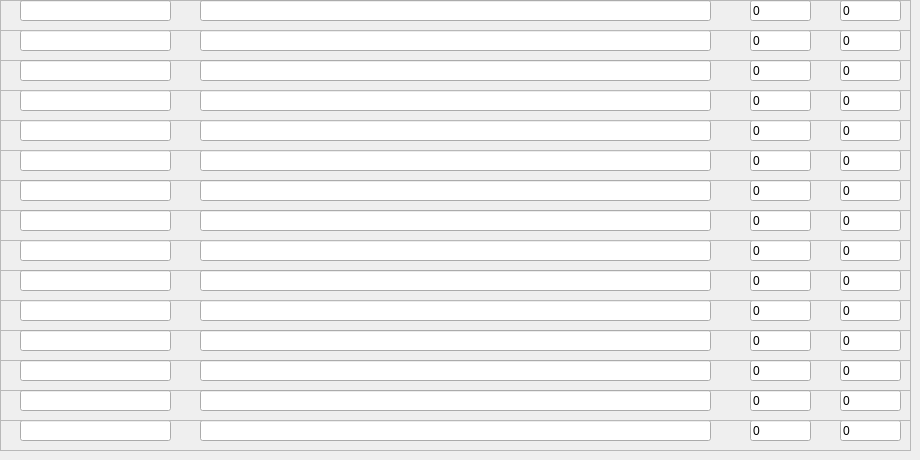
    <widget class="QWidget" name="tab_13">
     <attribute name="title">
      <string>13</string>
     </attribute>
     <widget class="QFrame" name="frame_186">
      <property name="geometry">
       <rect>
        <x>0</x>
        <y>300</y>
        <width>911</width>
        <height>31</height>
       </rect>
      </property>
      <property name="frameShape">
       <enum>QFrame::StyledPanel</enum>
      </property>
      <property name="frameShadow">
       <enum>QFrame::Raised</enum>
      </property>
      <widget class="QLineEdit" name="item_name_186">
       <property name="geometry">
        <rect>
         <x>20</x>
         <y>0</y>
         <width>151</width>
         <height>21</height>
        </rect>
       </property>
       <property name="text">
        <string/>
       </property>
      </widget>
      <widget class="QLineEdit" name="item_reg_186">
       <property name="geometry">
        <rect>
         <x>200</x>
         <y>0</y>
         <width>511</width>
         <height>21</height>
        </rect>
       </property>
       <property name="text">
        <string/>
       </property>
      </widget>
      <widget class="QLineEdit" name="item_index_186">
       <property name="geometry">
        <rect>
         <x>750</x>
         <y>0</y>
         <width>61</width>
         <height>21</height>
        </rect>
       </property>
       <property name="text">
        <string>0</string>
       </property>
      </widget>
      <widget class="QLineEdit" name="item_skip_186">
       <property name="geometry">
        <rect>
         <x>840</x>
         <y>0</y>
         <width>61</width>
         <height>21</height>
        </rect>
       </property>
       <property name="text">
        <string>0</string>
       </property>
      </widget>
     </widget>
     <widget class="QFrame" name="frame_187">
      <property name="geometry">
       <rect>
        <x>0</x>
        <y>330</y>
        <width>911</width>
        <height>31</height>
       </rect>
      </property>
      <property name="frameShape">
       <enum>QFrame::StyledPanel</enum>
      </property>
      <property name="frameShadow">
       <enum>QFrame::Raised</enum>
      </property>
      <widget class="QLineEdit" name="item_name_187">
       <property name="geometry">
        <rect>
         <x>20</x>
         <y>0</y>
         <width>151</width>
         <height>21</height>
        </rect>
       </property>
       <property name="text">
        <string/>
       </property>
      </widget>
      <widget class="QLineEdit" name="item_reg_187">
       <property name="geometry">
        <rect>
         <x>200</x>
         <y>0</y>
         <width>511</width>
         <height>21</height>
        </rect>
       </property>
       <property name="text">
        <string/>
       </property>
      </widget>
      <widget class="QLineEdit" name="item_index_187">
       <property name="geometry">
        <rect>
         <x>750</x>
         <y>0</y>
         <width>61</width>
         <height>21</height>
        </rect>
       </property>
       <property name="text">
        <string>0</string>
       </property>
      </widget>
      <widget class="QLineEdit" name="item_skip_187">
       <property name="geometry">
        <rect>
         <x>840</x>
         <y>0</y>
         <width>61</width>
         <height>21</height>
        </rect>
       </property>
       <property name="text">
        <string>0</string>
       </property>
      </widget>
     </widget>
     <widget class="QFrame" name="frame_188">
      <property name="geometry">
       <rect>
        <x>0</x>
        <y>360</y>
        <width>911</width>
        <height>31</height>
       </rect>
      </property>
      <property name="frameShape">
       <enum>QFrame::StyledPanel</enum>
      </property>
      <property name="frameShadow">
       <enum>QFrame::Raised</enum>
      </property>
      <widget class="QLineEdit" name="item_name_188">
       <property name="geometry">
        <rect>
         <x>20</x>
         <y>0</y>
         <width>151</width>
         <height>21</height>
        </rect>
       </property>
       <property name="text">
        <string/>
       </property>
      </widget>
      <widget class="QLineEdit" name="item_reg_188">
       <property name="geometry">
        <rect>
         <x>200</x>
         <y>0</y>
         <width>511</width>
         <height>21</height>
        </rect>
       </property>
       <property name="text">
        <string/>
       </property>
      </widget>
      <widget class="QLineEdit" name="item_index_188">
       <property name="geometry">
        <rect>
         <x>750</x>
         <y>0</y>
         <width>61</width>
         <height>21</height>
        </rect>
       </property>
       <property name="text">
        <string>0</string>
       </property>
      </widget>
      <widget class="QLineEdit" name="item_skip_188">
       <property name="geometry">
        <rect>
         <x>840</x>
         <y>0</y>
         <width>61</width>
         <height>21</height>
        </rect>
       </property>
       <property name="text">
        <string>0</string>
       </property>
      </widget>
     </widget>
     <widget class="QFrame" name="frame_189">
      <property name="geometry">
       <rect>
        <x>0</x>
        <y>150</y>
        <width>911</width>
        <height>31</height>
       </rect>
      </property>
      <property name="frameShape">
       <enum>QFrame::StyledPanel</enum>
      </property>
      <property name="frameShadow">
       <enum>QFrame::Raised</enum>
      </property>
      <widget class="QLineEdit" name="item_name_189">
       <property name="geometry">
        <rect>
         <x>20</x>
         <y>0</y>
         <width>151</width>
         <height>21</height>
        </rect>
       </property>
       <property name="text">
        <string/>
       </property>
      </widget>
      <widget class="QLineEdit" name="item_reg_189">
       <property name="geometry">
        <rect>
         <x>200</x>
         <y>0</y>
         <width>511</width>
         <height>21</height>
        </rect>
       </property>
       <property name="text">
        <string/>
       </property>
      </widget>
      <widget class="QLineEdit" name="item_index_189">
       <property name="geometry">
        <rect>
         <x>750</x>
         <y>0</y>
         <width>61</width>
         <height>21</height>
        </rect>
       </property>
       <property name="text">
        <string>0</string>
       </property>
      </widget>
      <widget class="QLineEdit" name="item_skip_189">
       <property name="geometry">
        <rect>
         <x>840</x>
         <y>0</y>
         <width>61</width>
         <height>21</height>
        </rect>
       </property>
       <property name="text">
        <string>0</string>
       </property>
      </widget>
     </widget>
     <widget class="QFrame" name="frame_190">
      <property name="geometry">
       <rect>
        <x>0</x>
        <y>30</y>
        <width>911</width>
        <height>31</height>
       </rect>
      </property>
      <property name="frameShape">
       <enum>QFrame::StyledPanel</enum>
      </property>
      <property name="frameShadow">
       <enum>QFrame::Raised</enum>
      </property>
      <widget class="QLineEdit" name="item_name_190">
       <property name="geometry">
        <rect>
         <x>20</x>
         <y>0</y>
         <width>151</width>
         <height>21</height>
        </rect>
       </property>
       <property name="text">
        <string/>
       </property>
      </widget>
      <widget class="QLineEdit" name="item_reg_190">
       <property name="geometry">
        <rect>
         <x>200</x>
         <y>0</y>
         <width>511</width>
         <height>21</height>
        </rect>
       </property>
       <property name="text">
        <string/>
       </property>
      </widget>
      <widget class="QLineEdit" name="item_index_190">
       <property name="geometry">
        <rect>
         <x>750</x>
         <y>0</y>
         <width>61</width>
         <height>21</height>
        </rect>
       </property>
       <property name="text">
        <string>0</string>
       </property>
      </widget>
      <widget class="QLineEdit" name="item_skip_190">
       <property name="geometry">
        <rect>
         <x>840</x>
         <y>0</y>
         <width>61</width>
         <height>21</height>
        </rect>
       </property>
       <property name="text">
        <string>0</string>
       </property>
      </widget>
     </widget>
     <widget class="QFrame" name="frame_191">
      <property name="geometry">
       <rect>
        <x>0</x>
        <y>0</y>
        <width>911</width>
        <height>31</height>
       </rect>
      </property>
      <property name="frameShape">
       <enum>QFrame::StyledPanel</enum>
      </property>
      <property name="frameShadow">
       <enum>QFrame::Raised</enum>
      </property>
      <widget class="QLineEdit" name="item_name_191">
       <property name="geometry">
        <rect>
         <x>20</x>
         <y>0</y>
         <width>151</width>
         <height>21</height>
        </rect>
       </property>
       <property name="text">
        <string/>
       </property>
      </widget>
      <widget class="QLineEdit" name="item_reg_191">
       <property name="geometry">
        <rect>
         <x>200</x>
         <y>0</y>
         <width>511</width>
         <height>21</height>
        </rect>
       </property>
       <property name="text">
        <string/>
       </property>
      </widget>
      <widget class="QLineEdit" name="item_index_191">
       <property name="geometry">
        <rect>
         <x>750</x>
         <y>0</y>
         <width>61</width>
         <height>21</height>
        </rect>
       </property>
       <property name="text">
        <string>0</string>
       </property>
      </widget>
      <widget class="QLineEdit" name="item_skip_191">
       <property name="geometry">
        <rect>
         <x>840</x>
         <y>0</y>
         <width>61</width>
         <height>21</height>
        </rect>
       </property>
       <property name="text">
        <string>0</string>
       </property>
      </widget>
     </widget>
     <widget class="QFrame" name="frame_192">
      <property name="geometry">
       <rect>
        <x>0</x>
        <y>120</y>
        <width>911</width>
        <height>31</height>
       </rect>
      </property>
      <property name="frameShape">
       <enum>QFrame::StyledPanel</enum>
      </property>
      <property name="frameShadow">
       <enum>QFrame::Raised</enum>
      </property>
      <widget class="QLineEdit" name="item_name_192">
       <property name="geometry">
        <rect>
         <x>20</x>
         <y>0</y>
         <width>151</width>
         <height>21</height>
        </rect>
       </property>
       <property name="text">
        <string/>
       </property>
      </widget>
      <widget class="QLineEdit" name="item_reg_192">
       <property name="geometry">
        <rect>
         <x>200</x>
         <y>0</y>
         <width>511</width>
         <height>21</height>
        </rect>
       </property>
       <property name="text">
        <string/>
       </property>
      </widget>
      <widget class="QLineEdit" name="item_index_192">
       <property name="geometry">
        <rect>
         <x>750</x>
         <y>0</y>
         <width>61</width>
         <height>21</height>
        </rect>
       </property>
       <property name="text">
        <string>0</string>
       </property>
      </widget>
      <widget class="QLineEdit" name="item_skip_192">
       <property name="geometry">
        <rect>
         <x>840</x>
         <y>0</y>
         <width>61</width>
         <height>21</height>
        </rect>
       </property>
       <property name="text">
        <string>0</string>
       </property>
      </widget>
     </widget>
     <widget class="QFrame" name="frame_193">
      <property name="geometry">
       <rect>
        <x>0</x>
        <y>180</y>
        <width>911</width>
        <height>31</height>
       </rect>
      </property>
      <property name="frameShape">
       <enum>QFrame::StyledPanel</enum>
      </property>
      <property name="frameShadow">
       <enum>QFrame::Raised</enum>
      </property>
      <widget class="QLineEdit" name="item_name_193">
       <property name="geometry">
        <rect>
         <x>20</x>
         <y>0</y>
         <width>151</width>
         <height>21</height>
        </rect>
       </property>
       <property name="text">
        <string/>
       </property>
      </widget>
      <widget class="QLineEdit" name="item_reg_193">
       <property name="geometry">
        <rect>
         <x>200</x>
         <y>0</y>
         <width>511</width>
         <height>21</height>
        </rect>
       </property>
       <property name="text">
        <string/>
       </property>
      </widget>
      <widget class="QLineEdit" name="item_index_193">
       <property name="geometry">
        <rect>
         <x>750</x>
         <y>0</y>
         <width>61</width>
         <height>21</height>
        </rect>
       </property>
       <property name="text">
        <string>0</string>
       </property>
      </widget>
      <widget class="QLineEdit" name="item_skip_193">
       <property name="geometry">
        <rect>
         <x>840</x>
         <y>0</y>
         <width>61</width>
         <height>21</height>
        </rect>
       </property>
       <property name="text">
        <string>0</string>
       </property>
      </widget>
     </widget>
     <widget class="QFrame" name="frame_194">
      <property name="geometry">
       <rect>
        <x>0</x>
        <y>240</y>
        <width>911</width>
        <height>31</height>
       </rect>
      </property>
      <property name="frameShape">
       <enum>QFrame::StyledPanel</enum>
      </property>
      <property name="frameShadow">
       <enum>QFrame::Raised</enum>
      </property>
      <widget class="QLineEdit" name="item_name_194">
       <property name="geometry">
        <rect>
         <x>20</x>
         <y>0</y>
         <width>151</width>
         <height>21</height>
        </rect>
       </property>
       <property name="text">
        <string/>
       </property>
      </widget>
      <widget class="QLineEdit" name="item_reg_194">
       <property name="geometry">
        <rect>
         <x>200</x>
         <y>0</y>
         <width>511</width>
         <height>21</height>
        </rect>
       </property>
       <property name="text">
        <string/>
       </property>
      </widget>
      <widget class="QLineEdit" name="item_index_194">
       <property name="geometry">
        <rect>
         <x>750</x>
         <y>0</y>
         <width>61</width>
         <height>21</height>
        </rect>
       </property>
       <property name="text">
        <string>0</string>
       </property>
      </widget>
      <widget class="QLineEdit" name="item_skip_194">
       <property name="geometry">
        <rect>
         <x>840</x>
         <y>0</y>
         <width>61</width>
         <height>21</height>
        </rect>
       </property>
       <property name="text">
        <string>0</string>
       </property>
      </widget>
     </widget>
     <widget class="QFrame" name="frame_195">
      <property name="geometry">
       <rect>
        <x>0</x>
        <y>420</y>
        <width>911</width>
        <height>31</height>
       </rect>
      </property>
      <property name="frameShape">
       <enum>QFrame::StyledPanel</enum>
      </property>
      <property name="frameShadow">
       <enum>QFrame::Raised</enum>
      </property>
      <widget class="QLineEdit" name="item_name_195">
       <property name="geometry">
        <rect>
         <x>20</x>
         <y>0</y>
         <width>151</width>
         <height>21</height>
        </rect>
       </property>
       <property name="text">
        <string/>
       </property>
      </widget>
      <widget class="QLineEdit" name="item_reg_195">
       <property name="geometry">
        <rect>
         <x>200</x>
         <y>0</y>
         <width>511</width>
         <height>21</height>
        </rect>
       </property>
       <property name="text">
        <string/>
       </property>
      </widget>
      <widget class="QLineEdit" name="item_index_195">
       <property name="geometry">
        <rect>
         <x>750</x>
         <y>0</y>
         <width>61</width>
         <height>21</height>
        </rect>
       </property>
       <property name="text">
        <string>0</string>
       </property>
      </widget>
      <widget class="QLineEdit" name="item_skip_195">
       <property name="geometry">
        <rect>
         <x>840</x>
         <y>0</y>
         <width>61</width>
         <height>21</height>
        </rect>
       </property>
       <property name="text">
        <string>0</string>
       </property>
      </widget>
     </widget>
     <widget class="QFrame" name="frame_196">
      <property name="geometry">
       <rect>
        <x>0</x>
        <y>90</y>
        <width>911</width>
        <height>31</height>
       </rect>
      </property>
      <property name="frameShape">
       <enum>QFrame::StyledPanel</enum>
      </property>
      <property name="frameShadow">
       <enum>QFrame::Raised</enum>
      </property>
      <widget class="QLineEdit" name="item_name_196">
       <property name="geometry">
        <rect>
         <x>20</x>
         <y>0</y>
         <width>151</width>
         <height>21</height>
        </rect>
       </property>
       <property name="text">
        <string/>
       </property>
      </widget>
      <widget class="QLineEdit" name="item_reg_196">
       <property name="geometry">
        <rect>
         <x>200</x>
         <y>0</y>
         <width>511</width>
         <height>21</height>
        </rect>
       </property>
       <property name="text">
        <string/>
       </property>
      </widget>
      <widget class="QLineEdit" name="item_index_196">
       <property name="geometry">
        <rect>
         <x>750</x>
         <y>0</y>
         <width>61</width>
         <height>21</height>
        </rect>
       </property>
       <property name="text">
        <string>0</string>
       </property>
      </widget>
      <widget class="QLineEdit" name="item_skip_196">
       <property name="geometry">
        <rect>
         <x>840</x>
         <y>0</y>
         <width>61</width>
         <height>21</height>
        </rect>
       </property>
       <property name="text">
        <string>0</string>
       </property>
      </widget>
     </widget>
     <widget class="QFrame" name="frame_197">
      <property name="geometry">
       <rect>
        <x>0</x>
        <y>210</y>
        <width>911</width>
        <height>31</height>
       </rect>
      </property>
      <property name="frameShape">
       <enum>QFrame::StyledPanel</enum>
      </property>
      <property name="frameShadow">
       <enum>QFrame::Raised</enum>
      </property>
      <widget class="QLineEdit" name="item_name_197">
       <property name="geometry">
        <rect>
         <x>20</x>
         <y>0</y>
         <width>151</width>
         <height>21</height>
        </rect>
       </property>
       <property name="text">
        <string/>
       </property>
      </widget>
      <widget class="QLineEdit" name="item_reg_197">
       <property name="geometry">
        <rect>
         <x>200</x>
         <y>0</y>
         <width>511</width>
         <height>21</height>
        </rect>
       </property>
       <property name="text">
        <string/>
       </property>
      </widget>
      <widget class="QLineEdit" name="item_index_197">
       <property name="geometry">
        <rect>
         <x>750</x>
         <y>0</y>
         <width>61</width>
         <height>21</height>
        </rect>
       </property>
       <property name="text">
        <string>0</string>
       </property>
      </widget>
      <widget class="QLineEdit" name="item_skip_197">
       <property name="geometry">
        <rect>
         <x>840</x>
         <y>0</y>
         <width>61</width>
         <height>21</height>
        </rect>
       </property>
       <property name="text">
        <string>0</string>
       </property>
      </widget>
     </widget>
     <widget class="QFrame" name="frame_198">
      <property name="geometry">
       <rect>
        <x>0</x>
        <y>60</y>
        <width>911</width>
        <height>31</height>
       </rect>
      </property>
      <property name="frameShape">
       <enum>QFrame::StyledPanel</enum>
      </property>
      <property name="frameShadow">
       <enum>QFrame::Raised</enum>
      </property>
      <widget class="QLineEdit" name="item_name_198">
       <property name="geometry">
        <rect>
         <x>20</x>
         <y>0</y>
         <width>151</width>
         <height>21</height>
        </rect>
       </property>
       <property name="text">
        <string/>
       </property>
      </widget>
      <widget class="QLineEdit" name="item_reg_198">
       <property name="geometry">
        <rect>
         <x>200</x>
         <y>0</y>
         <width>511</width>
         <height>21</height>
        </rect>
       </property>
       <property name="text">
        <string/>
       </property>
      </widget>
      <widget class="QLineEdit" name="item_index_198">
       <property name="geometry">
        <rect>
         <x>750</x>
         <y>0</y>
         <width>61</width>
         <height>21</height>
        </rect>
       </property>
       <property name="text">
        <string>0</string>
       </property>
      </widget>
      <widget class="QLineEdit" name="item_skip_198">
       <property name="geometry">
        <rect>
         <x>840</x>
         <y>0</y>
         <width>61</width>
         <height>21</height>
        </rect>
       </property>
       <property name="text">
        <string>0</string>
       </property>
      </widget>
     </widget>
     <widget class="QFrame" name="frame_199">
      <property name="geometry">
       <rect>
        <x>0</x>
        <y>270</y>
        <width>911</width>
        <height>31</height>
       </rect>
      </property>
      <property name="frameShape">
       <enum>QFrame::StyledPanel</enum>
      </property>
      <property name="frameShadow">
       <enum>QFrame::Raised</enum>
      </property>
      <widget class="QLineEdit" name="item_name_199">
       <property name="geometry">
        <rect>
         <x>20</x>
         <y>0</y>
         <width>151</width>
         <height>21</height>
        </rect>
       </property>
       <property name="text">
        <string/>
       </property>
      </widget>
      <widget class="QLineEdit" name="item_reg_199">
       <property name="geometry">
        <rect>
         <x>200</x>
         <y>0</y>
         <width>511</width>
         <height>21</height>
        </rect>
       </property>
       <property name="text">
        <string/>
       </property>
      </widget>
      <widget class="QLineEdit" name="item_index_199">
       <property name="geometry">
        <rect>
         <x>750</x>
         <y>0</y>
         <width>61</width>
         <height>21</height>
        </rect>
       </property>
       <property name="text">
        <string>0</string>
       </property>
      </widget>
      <widget class="QLineEdit" name="item_skip_199">
       <property name="geometry">
        <rect>
         <x>840</x>
         <y>0</y>
         <width>61</width>
         <height>21</height>
        </rect>
       </property>
       <property name="text">
        <string>0</string>
       </property>
      </widget>
     </widget>
     <widget class="QFrame" name="frame_200">
      <property name="geometry">
       <rect>
        <x>0</x>
        <y>390</y>
        <width>911</width>
        <height>31</height>
       </rect>
      </property>
      <property name="frameShape">
       <enum>QFrame::StyledPanel</enum>
      </property>
      <property name="frameShadow">
       <enum>QFrame::Raised</enum>
      </property>
      <widget class="QLineEdit" name="item_name_200">
       <property name="geometry">
        <rect>
         <x>20</x>
         <y>0</y>
         <width>151</width>
         <height>21</height>
        </rect>
       </property>
       <property name="text">
        <string/>
       </property>
      </widget>
      <widget class="QLineEdit" name="item_reg_200">
       <property name="geometry">
        <rect>
         <x>200</x>
         <y>0</y>
         <width>511</width>
         <height>21</height>
        </rect>
       </property>
       <property name="text">
        <string/>
       </property>
      </widget>
      <widget class="QLineEdit" name="item_index_200">
       <property name="geometry">
        <rect>
         <x>750</x>
         <y>0</y>
         <width>61</width>
         <height>21</height>
        </rect>
       </property>
       <property name="text">
        <string>0</string>
       </property>
      </widget>
      <widget class="QLineEdit" name="item_skip_200">
       <property name="geometry">
        <rect>
         <x>840</x>
         <y>0</y>
         <width>61</width>
         <height>21</height>
        </rect>
       </property>
       <property name="text">
        <string>0</string>
       </property>
      </widget>
     </widget>
    </widget>
